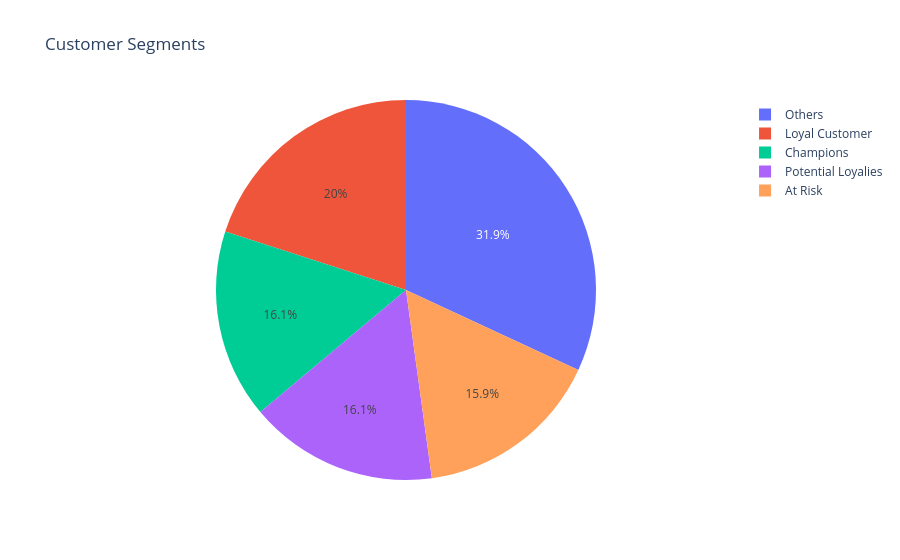

Notebook cell for this chart:
### Code cell
# visualization 
segment_count=(
    rfm["Segment"]
    .value_counts()
    .reset_index()
)

segment_count.columns=[
    "Segment",
    "Customers"
]

fig = px.pie(
    segment_count,
    names="Segment",
    values="Customers",
    title="Customer Segments",
    template="plotly_white"
)
fig.show()

### Figure 1 — Plotly figure (JSON) as saved in the notebook; plotly's stock layout.template omitted (floating-point values rounded to 4 significant figures)
{"data": [{"domain": {"x": [0, 1], "y": [0, 1]}, "hovertemplate": "Segment=%{label}<br>Customers=%{value}<extra></extra>", "labels": ["Others", "Loyal Customer", "Champions", "Potential Loyalies", "At Risk"], "legendgroup": "", "name": "", "showlegend": true, "type": "pie", "values": [30672, 19237, 15453, 15449, 15285]}], "layout": {"legend": {"tracegroupgap": 0}, "title": {"text": "Customer Segments"}}}
